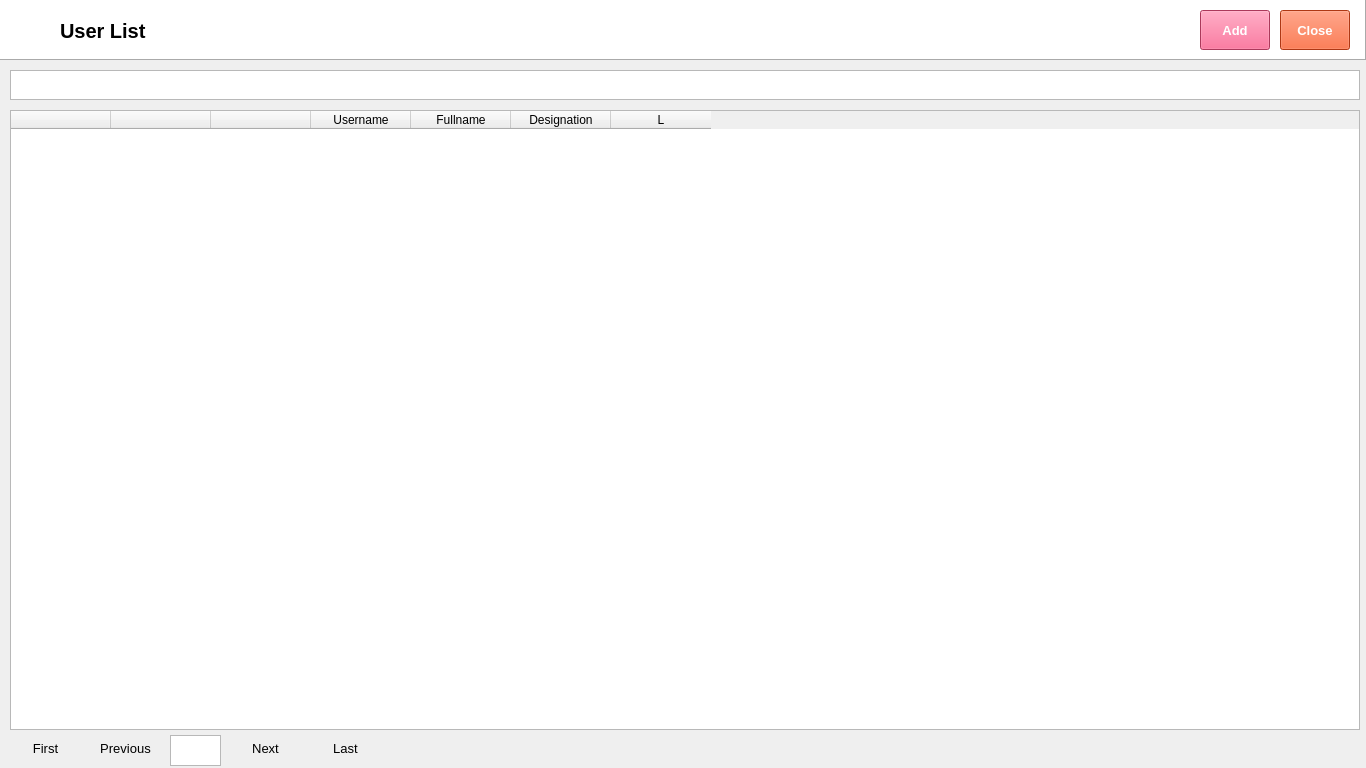
<?xml version="1.0" encoding="UTF-8"?>
<ui version="4.0">
 <class>Form</class>
 <widget class="QWidget" name="Form">
  <property name="geometry">
   <rect>
    <x>0</x>
    <y>0</y>
    <width>1366</width>
    <height>768</height>
   </rect>
  </property>
  <property name="font">
   <font>
    <family>Segoe UI</family>
    <pointsize>9</pointsize>
   </font>
  </property>
  <property name="windowTitle">
   <string>Form</string>
  </property>
  <widget class="QFrame" name="frame">
   <property name="geometry">
    <rect>
     <x>0</x>
     <y>0</y>
     <width>1366</width>
     <height>60</height>
    </rect>
   </property>
   <property name="autoFillBackground">
    <bool>false</bool>
   </property>
   <property name="styleSheet">
    <string notr="true">background-color: rgb(255, 255, 255);</string>
   </property>
   <property name="frameShape">
    <enum>QFrame::Panel</enum>
   </property>
   <property name="frameShadow">
    <enum>QFrame::Raised</enum>
   </property>
   <widget class="QLabel" name="label">
    <property name="geometry">
     <rect>
      <x>10</x>
      <y>10</y>
      <width>38</width>
      <height>32</height>
     </rect>
    </property>
    <property name="text">
     <string/>
    </property>
    <property name="pixmap">
     <pixmap>../../python-pos/img/Disbursement.png</pixmap>
    </property>
    <property name="scaledContents">
     <bool>true</bool>
    </property>
   </widget>
   <widget class="QLabel" name="lblUserList">
    <property name="geometry">
     <rect>
      <x>60</x>
      <y>10</y>
      <width>161</width>
      <height>41</height>
     </rect>
    </property>
    <property name="font">
     <font>
      <family>Segoe UI</family>
      <pointsize>15</pointsize>
      <weight>75</weight>
      <bold>true</bold>
     </font>
    </property>
    <property name="text">
     <string>User List</string>
    </property>
    <property name="textFormat">
     <enum>Qt::PlainText</enum>
    </property>
   </widget>
   <widget class="QPushButton" name="btnAdd">
    <property name="geometry">
     <rect>
      <x>1200</x>
      <y>10</y>
      <width>70</width>
      <height>40</height>
     </rect>
    </property>
    <property name="font">
     <font>
      <family>Segoe UI</family>
      <pointsize>10</pointsize>
      <weight>75</weight>
      <bold>true</bold>
     </font>
    </property>
    <property name="autoFillBackground">
     <bool>false</bool>
    </property>
    <property name="styleSheet">
     <string notr="true">background-color: rgb(240, 80, 128);
color: rgb(255, 255, 255);</string>
    </property>
    <property name="text">
     <string>Add</string>
    </property>
   </widget>
   <widget class="QPushButton" name="btnClose">
    <property name="geometry">
     <rect>
      <x>1280</x>
      <y>10</y>
      <width>70</width>
      <height>40</height>
     </rect>
    </property>
    <property name="font">
     <font>
      <family>Segoe UI</family>
      <pointsize>10</pointsize>
      <weight>75</weight>
      <bold>true</bold>
     </font>
    </property>
    <property name="styleSheet">
     <string notr="true">background-color: rgb(243, 79, 28);
color: rgb(255, 255, 255);</string>
    </property>
    <property name="text">
     <string>Close</string>
    </property>
    <property name="flat">
     <bool>false</bool>
    </property>
   </widget>
  </widget>
  <widget class="QTableWidget" name="tblUserList">
   <property name="geometry">
    <rect>
     <x>10</x>
     <y>110</y>
     <width>1350</width>
     <height>620</height>
    </rect>
   </property>
   <column>
    <property name="text">
     <string/>
    </property>
   </column>
   <column>
    <property name="text">
     <string/>
    </property>
   </column>
   <column>
    <property name="text">
     <string/>
    </property>
   </column>
   <column>
    <property name="text">
     <string>Username</string>
    </property>
   </column>
   <column>
    <property name="text">
     <string>Fullname</string>
    </property>
   </column>
   <column>
    <property name="text">
     <string>Designation</string>
    </property>
   </column>
   <column>
    <property name="text">
     <string>L</string>
    </property>
   </column>
  </widget>
  <widget class="QTextEdit" name="txtSearch">
   <property name="geometry">
    <rect>
     <x>10</x>
     <y>70</y>
     <width>1350</width>
     <height>30</height>
    </rect>
   </property>
  </widget>
  <widget class="QPushButton" name="pushButtonNext">
   <property name="geometry">
    <rect>
     <x>230</x>
     <y>730</y>
     <width>71</width>
     <height>37</height>
    </rect>
   </property>
   <property name="font">
    <font>
     <family>Segoe UI</family>
     <pointsize>10</pointsize>
    </font>
   </property>
   <property name="styleSheet">
    <string notr="true">color: rgb(0, 0, 0);</string>
   </property>
   <property name="text">
    <string>Next</string>
   </property>
   <property name="flat">
    <bool>true</bool>
   </property>
  </widget>
  <widget class="QPushButton" name="pushButtonPrevious">
   <property name="geometry">
    <rect>
     <x>90</x>
     <y>730</y>
     <width>71</width>
     <height>37</height>
    </rect>
   </property>
   <property name="font">
    <font>
     <family>Segoe UI</family>
     <pointsize>10</pointsize>
    </font>
   </property>
   <property name="styleSheet">
    <string notr="true">color: rgb(0, 0, 0);</string>
   </property>
   <property name="text">
    <string>Previous</string>
   </property>
   <property name="flat">
    <bool>true</bool>
   </property>
  </widget>
  <widget class="QPushButton" name="pushButtonFirst">
   <property name="geometry">
    <rect>
     <x>10</x>
     <y>730</y>
     <width>71</width>
     <height>37</height>
    </rect>
   </property>
   <property name="font">
    <font>
     <family>Segoe UI</family>
     <pointsize>10</pointsize>
    </font>
   </property>
   <property name="styleSheet">
    <string notr="true">color: rgb(0, 0, 0);</string>
   </property>
   <property name="text">
    <string>First</string>
   </property>
   <property name="flat">
    <bool>true</bool>
   </property>
  </widget>
  <widget class="QTextEdit" name="textEditPageNumber">
   <property name="geometry">
    <rect>
     <x>170</x>
     <y>735</y>
     <width>51</width>
     <height>31</height>
    </rect>
   </property>
   <property name="font">
    <font>
     <family>Segoe UI</family>
     <pointsize>10</pointsize>
    </font>
   </property>
   <property name="styleSheet">
    <string notr="true">color: rgb(0, 0, 0);</string>
   </property>
   <property name="readOnly">
    <bool>true</bool>
   </property>
  </widget>
  <widget class="QPushButton" name="pushButtonLast">
   <property name="geometry">
    <rect>
     <x>310</x>
     <y>730</y>
     <width>71</width>
     <height>37</height>
    </rect>
   </property>
   <property name="font">
    <font>
     <family>Segoe UI</family>
     <pointsize>10</pointsize>
    </font>
   </property>
   <property name="styleSheet">
    <string notr="true">color: rgb(0, 0, 0);</string>
   </property>
   <property name="text">
    <string>Last</string>
   </property>
   <property name="flat">
    <bool>true</bool>
   </property>
  </widget>
 </widget>
 <resources/>
 <connections/>
</ui>
